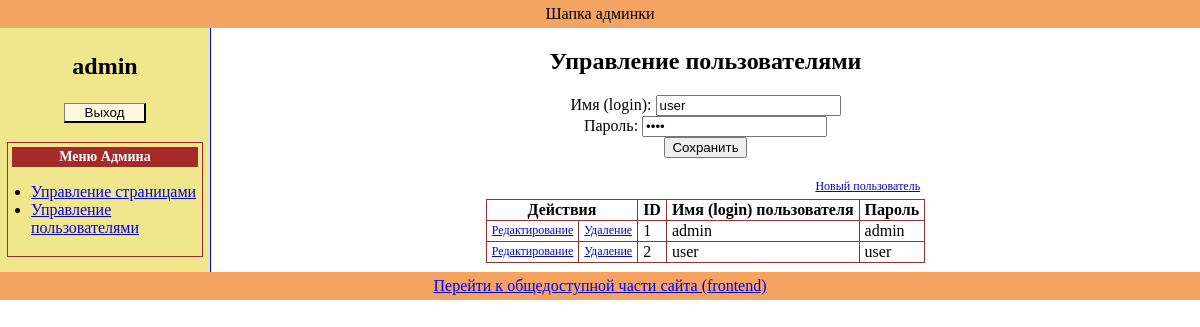
Screenshot of /admin/index.php?obj=users&action=edit&user_id=2 (signed in) with the database file from the repository.
### tables this page shows
CREATE TABLE IF NOT EXISTS `users` (
  `id` int(11) NOT NULL AUTO_INCREMENT,
  `name` varchar(50) NOT NULL,
  `pass` varchar(50) DEFAULT NULL,
  PRIMARY KEY (`id`)
);

### admin/classes/userClass.php (called while the page is built, shortened)
<?php
class userClass {
  private $pdo;
  private $table = 'users';
  function __construct($pdo) {
    if ($pdo) {
      $this->pdo = $pdo;
    } else {
      echo 'Не удалось установить соединение с серверм БД';
    }
  }
  public function selectAll($limit = 0, $offset = 0) {
    $q_res = $this->pdo->query('SELECT * FROM ' . $this->table . (($limit == 0) ? '' : ' LIMIT ' . $offset . ', ' . $limit));
    return $q_res->fetchAll(PDO::FETCH_ASSOC);
  }
  public function selectOne($id) {
    $q_res = $this->pdo->query("SELECT * FROM {$this->table} WHERE id={$id} LIMIT 0, 1");
    return $q_res->fetch(PDO::FETCH_ASSOC);
  }
}

### admin/blocks/users_manag.php (the view, shortened to what this page needs)
<?php
if ((isset($_GET['obj'])) & ($_GET['obj'] == 'users')) {
  $usersObj = new userClass($pdo);
  ?>
  <h2>Управление пользователями</h2>
  <?php
  if (isset($_GET['action'])) {
    switch ($_GET['action']) {
      case 'edit':
        require_once 'blocks/user_form.php';
        break;
    }
  }
  ?>
  <table id="users_manag_tab" class="manag_tab">
    <caption>
      <a href="?obj=users&action=new">
        Новый пользователь
      </a>
    </caption>
    <tr>
      <th class="buts" colspan="2">Действия</th>
      <th class="id">ID</th>
      <th class="user_name">Имя (login) пользователя</th>
      <th class="user_pass">Пароль</th>
    </tr>
    <?php
    $users = $usersObj->selectAll();
    foreach ($users as $user) {
      ?>
      <tr>
        <td class="but_edit">
          <a href="?obj=users&action=edit&user_id=<?php echo $user['id']; ?>">
            Редактирование
          </a>
        </td>
        <td class="but_delete">
          <a href="?obj=users&action=delete&user_id=<?php echo $user['id']; ?>">
            Удаление
          </a>
        </td>
        <td class="id"><?php echo $user['id']; ?></td>
        <td class="user_name"><?php echo $user['name']; ?></td>
        <td class="user_pass"><?php echo $user['pass']; ?></td>
      </tr>
    <?php } ?>
  </table>
<?php } ?>

### admin/blocks/user_form.php (shortened to what this page needs)
<?php
if ((isset($_GET['action'])) & ($_GET['action'] == 'edit') & (isset($_GET['user_id']))) {
  $act = 'edit';
  $user = $usersObj->selectOne($_GET['user_id']);
}
?>
<div class="obj_form">
  <form action="?obj=users&action=<?php echo ($act == 'edit') ? 'update' : 'insert'; ?>" method="post" enctype="multipart/form-data">
    <div>
      Имя (login): <input type="text" name="name" value="<?php echo @$user['name']; ?>" />
    </div>
    <div>
      Пароль: <input type="password" name="pass" value="<?php echo @$user['pass']; ?>" />
    </div>
    <div class="btns">
      <input type="submit" value="Сохранить" />
    </div>
  </form>
</div>

### css/screen.css (style rules this page uses)
body { font-family: verdana; text-align: center; margin: 0px; padding: 0px; }
.manag_tab { border-collapse: collapse; border-spacing: 0; margin: 5px auto; }
.manag_tab caption { text-align: right; padding: 5px; }
.manag_tab td, .manag_tab th { border: 1px solid brown; padding: 1px 5px; }
.manag_tab a { font-size: 12px; }

### rows the page displays
users: name "user", id "2", pass "user"
users: id "1", name "admin", pass "admin"

### other values shown
$_SESSION["name"] "admin"
